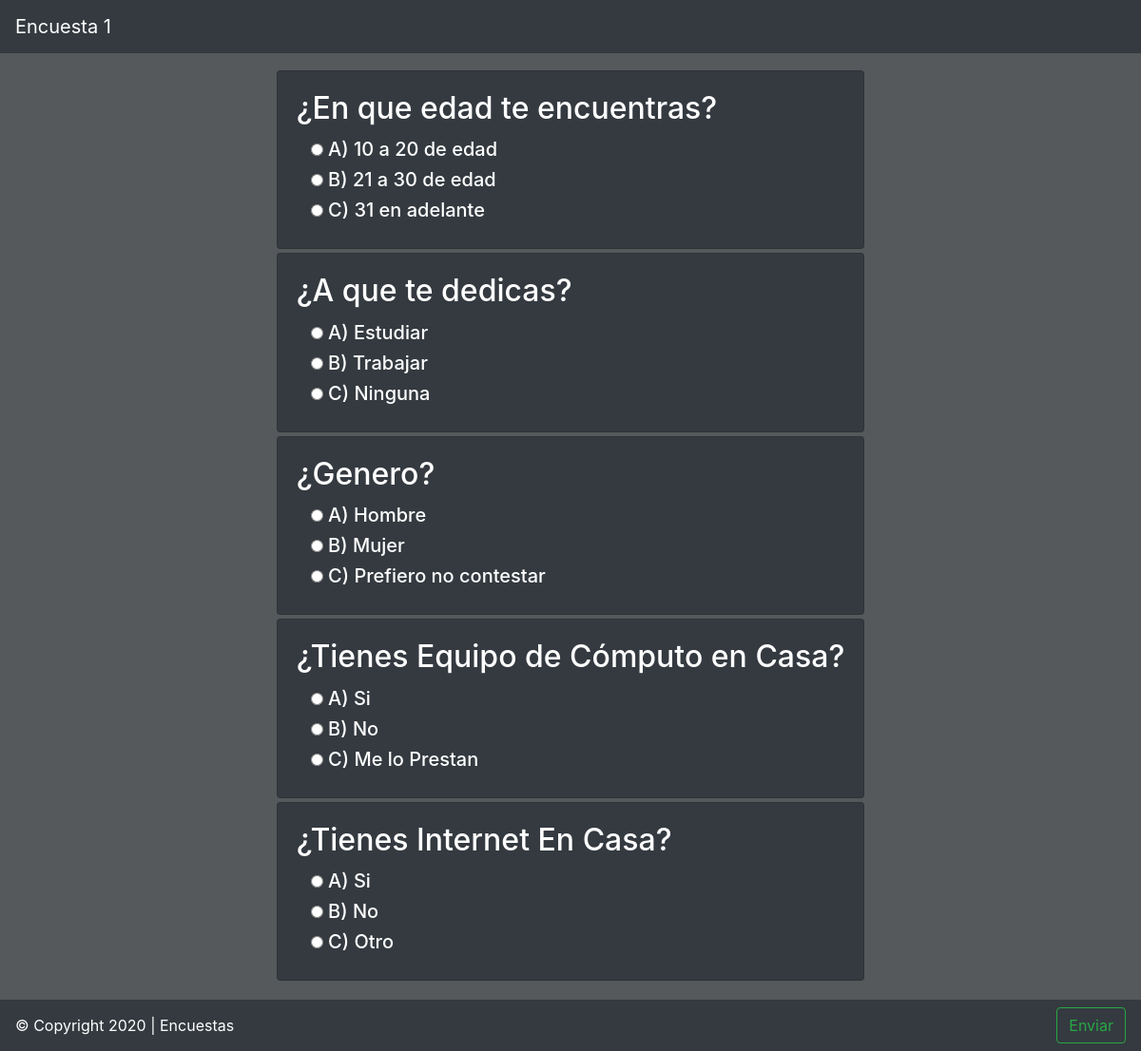
Screenshot of /principales/encuestas.php (signed in) with the database file from the repository.
### tables this page shows
CREATE TABLE `edad` (
  `id_res` int(11) NOT NULL,
  `opcion` varchar(50) NOT NULL,
  `voto` int(11) NOT NULL DEFAULT 0,
  `seleccion` char(2) NOT NULL,
  `color` char(20) NOT NULL
);

CREATE TABLE `empleo` (
  `id_empleo` int(11) NOT NULL,
  `opcion` varchar(50) NOT NULL,
  `voto` int(11) NOT NULL DEFAULT 0,
  `seleccion` char(2) NOT NULL,
  `color` char(20) NOT NULL
);

CREATE TABLE `musica` (
  `id_music` int(11) NOT NULL,
  `opcion` varchar(50) NOT NULL,
  `voto` int(11) NOT NULL DEFAULT 0,
  `seleccion` char(2) NOT NULL,
  `color` char(20) NOT NULL
);

CREATE TABLE `peliculas` (
  `id_peli` int(11) NOT NULL,
  `opcion` varchar(50) NOT NULL,
  `voto` int(11) NOT NULL DEFAULT 0,
  `seleccion` char(2) NOT NULL,
  `color` char(20) NOT NULL
);

CREATE TABLE `comida` (
  `id_com` int(11) NOT NULL,
  `opcion` varchar(50) NOT NULL,
  `voto` int(11) NOT NULL DEFAULT 0,
  `seleccion` char(2) NOT NULL,
  `color` char(20) NOT NULL
);

### data/funciones.php (called while the page is built, shortened)
<?php
function edad($conexion)
{
    $statement = $conexion->query('SELECT * FROM edad');
    $resultado = $statement->fetchAll();
    return ($resultado) ? $resultado : false;
}
function empleo($conexion)
{
    $statement = $conexion->query('SELECT * FROM empleo');
    $resultado = $statement->fetchAll();
    return ($resultado) ? $resultado : false;
}
function musica($conexion)
{
    $statement = $conexion->query('SELECT * FROM musica');
    $resultado = $statement->fetchAll();
    return ($resultado) ? $resultado : false;
}
function peliculas($conexion)
{
    $statement = $conexion->query('SELECT * FROM peliculas');
    $resultado = $statement->fetchAll();
    return ($resultado) ? $resultado : false;
}
function comida($conexion)
{
    $statement = $conexion->query('SELECT * FROM comida');
    $resultado = $statement->fetchAll();
    return ($resultado) ? $resultado : false;
}

### vistas/encuestas.view.php (the view, shortened to what this page needs)
<!DOCTYPE html>
<html lang="es">
<head>
    <link rel="stylesheet" href="https://stackpath.bootstrapcdn.com/bootstrap/4.5.0/css/bootstrap.min.css">
    <link rel="stylesheet" href="<?php echo RUTA; ?>recursos/css/principal.css">
</head>
<body>
    <nav class="navbar navbar-light bg-dark fixed-top">
        <a class="navbar-brand" style="color: white;">Encuesta 1</a>
    </nav>
    <div class="container-fluid">
        <div style="padding-bottom: 74px;"></div>
        <div class="row justify-content-center">
            <form action="<?php echo htmlspecialchars($_SERVER['PHP_SELF']) ?>" method="POST">
                <div class="col-sm-12">
                    <div class="card bg-dark text-white mb-1">
                        <div class="card-body">
                            <h2 class="card-title">¿En que edad te encuentras?</h2>
                            <?php foreach ($edades as $edad) : ?>
                                <div class="col-12">
                                    <label class="h5">
                                        <input type="radio" name="radioedad" value="<?php echo $edad['opcion']; ?>" required>
                                        <span class="<?php echo $edad['seleccion']; ?>"><?php echo strtoupper($edad['seleccion']); ?>)</span>
                                        <?php echo $edad['opcion']; ?>
                                    </label>
                                </div>
                            <?php endforeach; ?>
                        </div>
                    </div>
                </div>
                <div class="col-sm-12">
                    <div class="card bg-dark text-white mb-1">
                        <div class="card-body">
                            <h2 class="card-title">¿A que te dedicas?</h2>
                            <?php foreach ($empleos as $empleo) : ?>
                                <div class="col-12">
                                    <label class="h5">
                                        <input type="radio" name="radioempleo" value="<?php echo $empleo['opcion']; ?>" required>
                                        <span class="<?php echo $empleo['seleccion']; ?>"><?php echo strtoupper($empleo['seleccion']); ?>)</span>
                                        <?php echo $empleo['opcion']; ?>
                                    </label>
                                </div>
                            <?php endforeach; ?>
                        </div>
                    </div>
                </div>
                <div class="col-sm-12">
                    <div class="card bg-dark text-white mb-1">
                        <div class="card-body">
                            <h2 class="card-title">¿Genero?</h2>
                            <?php foreach ($musica as $music) : ?>
                                <div class="col-12">
                                    <label class="h5">
                                        <input type="radio" name="radiomusic" value="<?php echo $music['opcion']; ?>" required>
                                        <span class="<?php echo $music['seleccion']; ?>"><?php echo strtoupper($music['seleccion']); ?>)</span>
                                        <?php echo $music['opcion']; ?>
                                    </label>
                                </div>
                            <?php endforeach; ?>
                        </div>
                    </div>
                </div>
                <div class="col-sm-12">
                    <div class="card bg-dark text-white mb-1">
                        <div class="card-body">
                            <h2 class="card-title">¿Tienes Equipo de Cómputo en Casa?</h2>
                            <?php foreach ($peliculas as $pelicula) : ?>
                                <div class="col-12">
                                    <label class="h5">
                                        <input type="radio" name="radiopeli" value="<?php echo $pelicula['opcion']; ?>" required>
                                        <span class="<?php echo $pelicula['seleccion']; ?>"><?php echo strtoupper($pelicula['seleccion']); ?>)</span>
                                        <?php echo $pelicula['opcion']; ?>
                                    </label>
                                </div>
                            <?php endforeach; ?>
                        </div>
                    </div>
                </div>
                <div class="col-sm-12">
                    <div class="card bg-dark text-white mb-1">
                        <div class="card-body">
                            <h2 class="card-title">¿Tienes Internet En Casa?</h2>
                            <?php foreach ($comidas as $comida) : ?>
                                <div class="col-12">
                                    <label class="h5">
                                        <input type="radio" name="radiocomida" value="<?php echo $comida['opcion']; ?>" required>
                                        <span class="<?php echo $comida['seleccion']; ?>"><?php echo strtoupper($comida['seleccion']); ?>)</span>
                                        <?php echo $comida['opcion']; ?>
                                    </label>
                                </div>
                            <?php endforeach; ?>
                        </div>
                    </div>
                </div>
        </div>
    </div>
    <div style="padding-bottom: 70px;"></div>
    <nav class="navbar navbar-light bg-dark fixed-bottom text-white">
        &copy; Copyright 2020 | Encuestas
        <button class="btn btn-outline-success my-2 my-sm-0" type="submit">Enviar</button>
    </nav>
</body>
</html>

### principales/encuestas.php (shortened to what this page needs)
<?php
require '../data/configuracion.php';
require '../data/funciones.php';
$conexion = conexion($bd_config);
$edades = edad($conexion);
$empleos = empleo($conexion);
$musica = musica($conexion);
$peliculas = peliculas($conexion);
$comidas = comida($conexion);
if (isset($_SESSION['usuario'])) {
    require '../vistas/encuestas.view.php';
} else {
    header("Location: " . RUTA);
}

### recursos/css/principal.css (style rules this page uses)
body { background-size: 100% 100%; background-color: #0f1518b4; background-repeat: no-repeat; background-attachment: fixed; }

### rows the page displays
edad: seleccion "A", opcion "10 a 20 de edad"
edad: seleccion "B", opcion "21 a 30 de edad"
edad: seleccion "C", opcion "31 en adelante"
empleo: seleccion "A", opcion "Estudiar"
empleo: seleccion "B", opcion "Trabajar"
empleo: seleccion "C", opcion "Ninguna"
musica: seleccion "A", opcion "Hombre"
musica: seleccion "B", opcion "Mujer"
musica: seleccion "C", opcion "Prefiero no contestar"
peliculas: seleccion "A", opcion "Si"
peliculas: seleccion "B", opcion "No"
peliculas: seleccion "C", opcion "Me lo Prestan"
comida: seleccion "A", opcion "Si"
comida: seleccion "B", opcion "No"
comida: seleccion "C", opcion "Otro"
